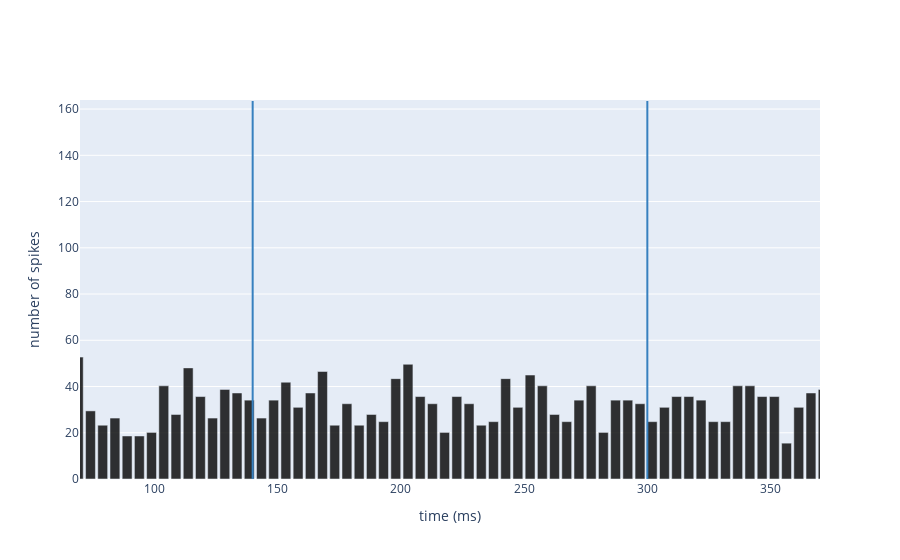

The cell this chart's notebook holds for it:
### Markdown cell above
<div align=justify>Plot the histogram of spikes. 
For all cell type you can observe an increased firing rate during the Conditioned Stimulus, whose amount depends on the balance between excitatory and inhibitory input received by that neural population. For neurons receiving also the Unconditioned Stimulus through Inferior Olive connections, you can observe pause and/or bursting responses, resulting from E-GLIF dynamics and network topology. For Molecular Layer Interneurons, the spillover-mediated connections from Inferior Olive cause a delayed increase of firing rate following the US.</div>

### Code cell
metrics(times, simulation_length, # neurons to plot same as CELL_TO_PLOT:
        nest_network.brain_regions['Right Interposed nucleus']['dcn_cell_glut_large'].neurons)

### Figure 1 — Plotly figure (JSON) as saved in the notebook; plotly's stock layout.template omitted (floating-point values rounded to 4 significant figures)
{"data": [{"marker": {"color": "rgba(0, 0, 0, .8)"}, "type": "bar", "width": 4, "x": [0, 4.95, 9.901, 14.85, 19.8, 24.75, 29.7, 34.65, 39.6, 44.55, 49.5, 54.46, 59.41, 64.36, 69.31, 74.26, 79.21, 84.16, 89.11, 94.06, 99.01, 104.0, 108.9, 113.9, 118.8, 123.8, 128.7, 133.7, 138.6, 143.6, 148.5, 153.5, 158.4, 163.4, 168.3, 173.3, 178.2, 183.2, 188.1, 193.1, 198.0, 203.0, 207.9, 212.9, 217.8, 222.8, 227.7, 232.7, 237.6, 242.6, 247.5, 252.5, 257.4, 262.4, 267.3, 272.3, 277.2, 282.2, 287.1, 292.1, 297.0, 302.0, 306.9, 311.9, 316.8, 321.8, 326.7, 331.7, 336.6, 341.6, 346.5, 351.5, 356.4, 361.4, 366.3, 371.3, 376.2, 381.2, 386.1, 391.1, 396.0, 401.0, 405.9, 410.9, 415.8, 420.8, 425.7, 430.7, 435.6, 440.6, 445.5, 450.5, 455.4, 460.4, 465.3, 470.3, 475.2, 480.2, 485.1, 490.1, 495.0], "y": [153.5, 49.61, 9.302, 4.651, 7.752, 4.651, 7.752, 10.85, 21.71, 26.36, 27.91, 27.91, 51.16, 65.12, 52.71, 29.46, 23.26, 26.36, 18.6, 18.6, 20.16, 40.31, 27.91, 48.06, 35.66, 26.36, 38.76, 37.21, 34.11, 26.36, 34.11, 41.86, 31.01, 37.21, 46.51, 23.26, 32.56, 23.26, 27.91, 24.81, 43.41, 49.61, 35.66, 32.56, 20.16, 35.66, 32.56, 23.26, 24.81, 43.41, 31.01, 44.96, 40.31, 27.91, 24.81, 34.11, 40.31, 20.16, 34.11, 34.11, 32.56, 24.81, 31.01, 35.66, 35.66, 34.11, 24.81, 24.81, 40.31, 40.31, 35.66, 35.66, 15.5, 31.01, 37.21, 38.76, 52.71, 35.66, 38.76, 43.41, 34.11, 54.26, 29.46, 24.81, 37.21, 21.71, 35.66, 37.21, 32.56, 44.96, 37.21, 37.21, 24.81, 40.31, 40.31, 23.26, 35.66, 38.76, 43.41, 38.76, 31.01]}], "layout": {"scene": {"aspectmode": "data"}, "shapes": [{"line": {"color": "rgb(55, 128, 191)", "width": 2}, "type": "line", "x0": 140, "x1": 140, "y0": 0, "y1": 163.5}, {"line": {"color": "rgb(55, 128, 191)", "width": 2}, "type": "line", "x0": 300, "x1": 300, "y0": 0, "y1": 163.5}], "xaxis": {"range": [70, 370], "title": {"text": "time (ms)"}}, "yaxis": {"title": {"text": "number of spikes"}}}}
